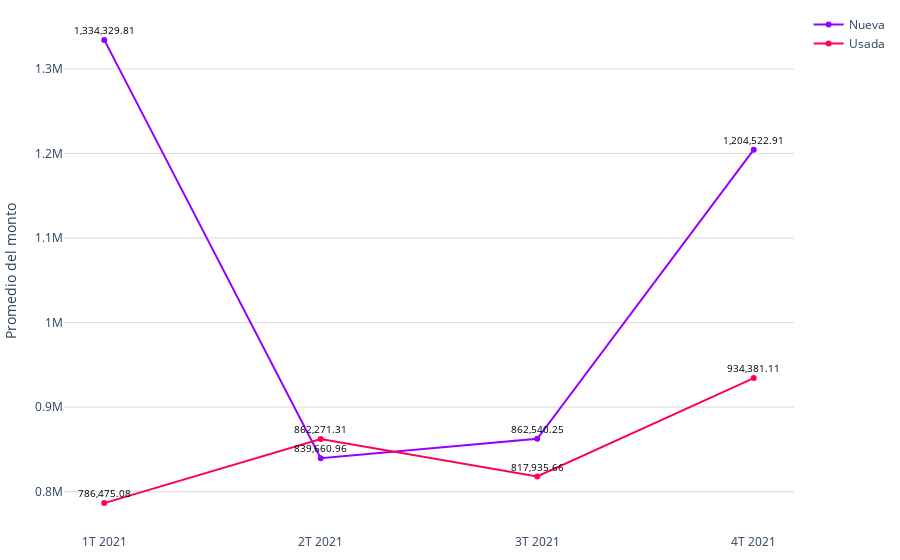

Notebook cell for this chart:
### Code cell
# Datos
trimestres = promedio_monto_por_modalidad_mes['trimestre']
modalidades = promedio_monto_por_modalidad_mes['modalidad']
promedios = promedio_monto_por_modalidad_mes['promedio']

# Limpiar las cadenas de promedio y convertirlas a números
promedios_limpios = [float(promedio.replace(',', '')) for promedio in promedios]

colors = ['#9500ff', '#ff0059']
fig = go.Figure()

# Agregar líneas para cada modalidad
for i, modalidad in enumerate(modalidades.unique()):
    df_modalidad = promedio_monto_por_modalidad_mes[promedio_monto_por_modalidad_mes['modalidad'] == modalidad]
    fig.add_trace(go.Scatter(
        x=df_modalidad['trimestre'],
        y=df_modalidad['promedio'].apply(lambda x: float(x.replace(',', ''))),  # Usar los promedios limpios
        mode='markers+lines',
        name=modalidad,
        line=dict(color=colors[i % len(colors)])  # Asignar colores a las líneas
    ))

fig.update_layout(
    #title='Promedio de valor de créditos para viviendas nuevas y usadas (2023)',
    #xaxis=dict(title='Trimestre'),
    yaxis=dict(title='Promedio del monto', gridcolor='#dddcda'),
    margin=dict(l=10, r=10, t=10, b=10),  # Ajusta los márgenes (left, right, top, bottom)
    plot_bgcolor='rgba(0,0,0,0)',  # Color de fondo del gráfico
)

# Agregar etiquetas de texto a los puntos
for trace in fig.data:
    df_modalidad = promedio_monto_por_modalidad_mes[promedio_monto_por_modalidad_mes['modalidad'] == trace.name]
    for i, point in enumerate(trace.y):
        fig.add_annotation(
            x=trace.x[i],
            y=point,
            text=f'{df_modalidad.iloc[i]["promedio"]}',
            showarrow=False,
            font=dict(color='black', size=10),
            yshift=10
        )

# Exportar gráfica como archivo HTML
def guardar_grafico_como_html(fig, nombre_archivo, carpeta='assets\graficas'):
    # Crear la carpeta si no existe
    if not os.path.exists(carpeta):
        os.makedirs(carpeta)
    
    # Gráfica como archivo HTML en la carpeta especificada
    pio.write_html(fig, f'{carpeta}/{nombre_archivo}.html')

guardar_grafico_como_html(fig, 'g_scatt_creditos_nuevausada_2021', carpeta='assets\graficas')
fig.show()

### Figure 1 — Plotly figure (JSON) as saved in the notebook; plotly's stock layout.template omitted (floating-point values rounded to 4 significant figures)
{"data": [{"line": {"color": "#9500ff"}, "mode": "markers+lines", "name": "Nueva", "type": "scatter", "x": ["1T 2021", "2T 2021", "3T 2021", "4T 2021"], "y": [1334000.0, 839700.0, 862500.0, 1205000.0]}, {"line": {"color": "#ff0059"}, "mode": "markers+lines", "name": "Usada", "type": "scatter", "x": ["1T 2021", "2T 2021", "3T 2021", "4T 2021"], "y": [786500.0, 862300.0, 817900.0, 934400.0]}], "layout": {"annotations": [{"font": {"color": "black", "size": 10}, "showarrow": false, "text": "1,334,329.81", "x": "1T 2021", "y": 1334000.0, "yshift": 10}, {"font": {"color": "black", "size": 10}, "showarrow": false, "text": "839,660.96", "x": "2T 2021", "y": 839700.0, "yshift": 10}, {"font": {"color": "black", "size": 10}, "showarrow": false, "text": "862,540.25", "x": "3T 2021", "y": 862500.0, "yshift": 10}, {"font": {"color": "black", "size": 10}, "showarrow": false, "text": "1,204,522.91", "x": "4T 2021", "y": 1205000.0, "yshift": 10}, {"font": {"color": "black", "size": 10}, "showarrow": false, "text": "786,475.08", "x": "1T 2021", "y": 786500.0, "yshift": 10}, {"font": {"color": "black", "size": 10}, "showarrow": false, "text": "862,271.31", "x": "2T 2021", "y": 862300.0, "yshift": 10}, {"font": {"color": "black", "size": 10}, "showarrow": false, "text": "817,935.66", "x": "3T 2021", "y": 817900.0, "yshift": 10}, {"font": {"color": "black", "size": 10}, "showarrow": false, "text": "934,381.11", "x": "4T 2021", "y": 934400.0, "yshift": 10}], "margin": {"b": 10, "l": 10, "r": 10, "t": 10}, "plot_bgcolor": "rgba(0,0,0,0)", "yaxis": {"gridcolor": "#dddcda", "title": {"text": "Promedio del monto"}}}}
